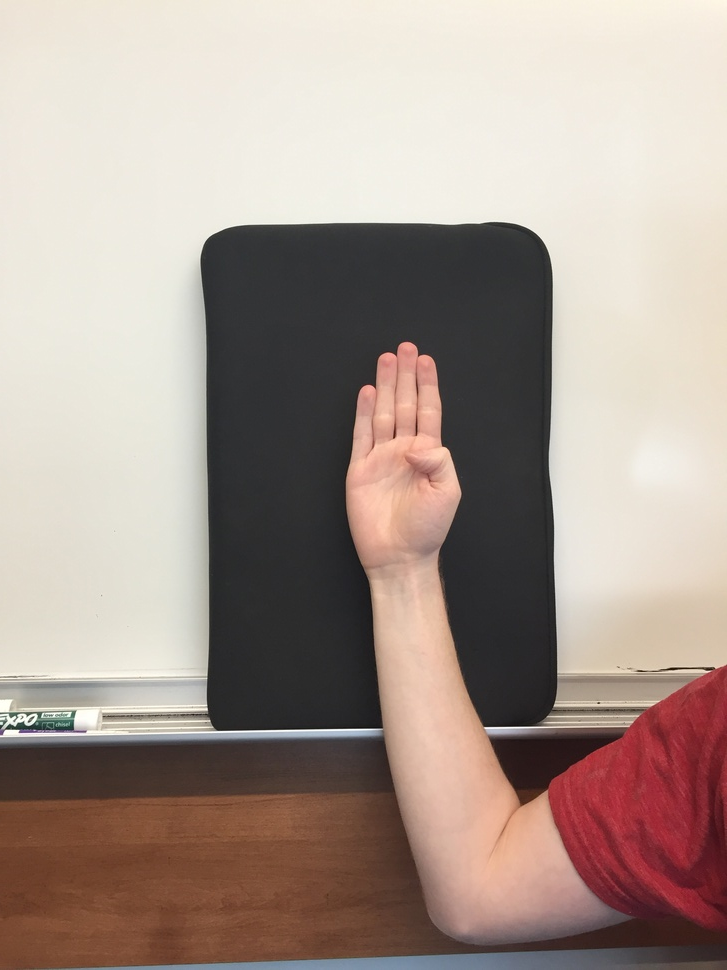
#> input picture alphabet/IMG_2522.JPG, 727 x 970 px, shrunk from 2448 x 3264 before the run, given in place of the camera
$ python regionOfInterestTemp.py
#> lines starting #> are read from the running program, lines starting #| are printed output that depends on the picture; after the words box and inside, x2 and y2 are one past the last pixel; in counts of white or black regions, pixels touching at a corner belong together
import pyttsx3
import numpy as np
import cv2 #openCV

# Extract Region of Interest
def extract_roi(frame, fh, fw, right_side, left_side):
    rh = fh // 2
    rw = fw // 3
    if (right_side and not left_side):
        x = 10
    elif (not right_side and left_side):
        x = fw - 10 - rw
    else:
        x = (fw // 2) - (rw // 2)
    y = (fh // 2) - (rh // 2)
    roi = np.zeros((rh, rw, 3), dtype=np.uint8)
    roi = frame[y:y+rh, x:x+rw]

    return roi

def draw_images(image_1, image_2):
    """ Draws image_1 and image_2 next to each other.
    Args:
    image_1 (numpy.ndarray): The first image (can be color or grayscale).
    image_2 (numpy.ndarray): The image to search in (can be color or grayscale)

    Returns:
    output (numpy.ndarray): An output image that draws lines from the input
                            image to the output image based on where the
                            matching features are.
    """
    # Compute number of channels.
    num_channels = 1
    if len(image_1.shape) == 3:
        num_channels = image_1.shape[2]
    # Separation between images.
    margin = 10
    # Create an array that will fit both images (with a margin of 10 to
    # separate the two images)
    joined_image = np.zeros((max(image_1.shape[0], image_2.shape[0]),
                            image_1.shape[1] + image_2.shape[1] + margin,
                            3), dtype=np.uint8)
    if num_channels == 1:
        for channel_idx in range(3):
            joined_image[:image_1.shape[0],
                         :image_1.shape[1],
                         channel_idx] = image_1
            joined_image[:image_2.shape[0],
                         image_1.shape[1] + margin:,
                         channel_idx] = image_2
    else:
        joined_image[:image_1.shape[0], :image_1.shape[1]] = image_1
        joined_image[:image_2.shape[0], image_1.shape[1] + margin:] = image_2

    return joined_image

# Code taken from http://creat-tabu.blogspot.com/2013/08/opencv-python-hand-gesture-recognition.html
def contourDetection(img):
    # Apply filters to clean up image
        gray = cv2.cvtColor(img, cv2.COLOR_BGR2GRAY)
        blur = cv2.GaussianBlur(gray, (5, 5), 0)
        ret, thresh1 = cv2.threshold(blur, 50, 255, cv2.THRESH_BINARY_INV + cv2.THRESH_OTSU)

        # Find the contours
        contours, hierarchy = cv2.findContours(thresh1, cv2.RETR_TREE, cv2.CHAIN_APPROX_SIMPLE)

        # Extract the largest contour
        max_area = 0
        for i in range(len(contours)):
            cont = contours[i]
            area = cv2.contourArea(cont)
            if (area > max_area):
                max_area = area
                ci = i
        cont = contours[ci]

        # Draw the convex hull
        hull = cv2.convexHull(cont)

        # Calculate centr
        moments = cv2.moments(cont)
        if moments['m00'] != 0:
            cx = int(moments['m10']/moments['m00']) # cx = M10/M00
            cy = int(moments['m01']/moments['m00']) # cy = M01/M00

        centr = (cx, cy)

        # Display the largest contour and convex hull
        drawing = np.zeros(img.shape, np.uint8)
        cv2.drawContours(drawing, [cont], 0, (0, 255, 0), 2)
        cv2.drawContours(drawing, [hull], 0, (0, 0, 255), 2)

        # [17 lines of commented-out code are left out]
        return drawing

def main():
    # Which side of the screen should ROI be on?
    # Set both to True or both to False if you want it in the center of the screen
    right_side = False
    left_side = True

    cap = cv2.VideoCapture(0)

    # Check if camera opened successfully
    if (cap.isOpened() == False):
        print("Error opening video stream")
        return

    fw = int(cap.get(cv2.CAP_PROP_FRAME_WIDTH))
    fh = int(cap.get(cv2.CAP_PROP_FRAME_HEIGHT))
    fps = int(cap.get(cv2.CAP_PROP_FPS))

    while(cap.isOpened()):
        #detect camera input
        ret, frame = cap.read()
#> frame is the input picture: shape (970, 727, 3); mean B, G, R 142.5, 151.3, 167.3

        if ret == True:
            # Extract the region of interest
            roi = extract_roi(frame, fh, fw, right_side, left_side)
            rh, rw, _ = roi.shape
            if (right_side and not left_side):
                x = 10
            elif (not right_side and left_side):
                x = fw - 10 - rw
            else:
                x = (fw // 2) - (rw // 2)
            y = (fh // 2) - (rh // 2)

            # Draw rectangle to show user where ROI is located on screen
            cv2.rectangle(frame, (x, y), (x+rw, y+rh), (255, 0, 0), 2)
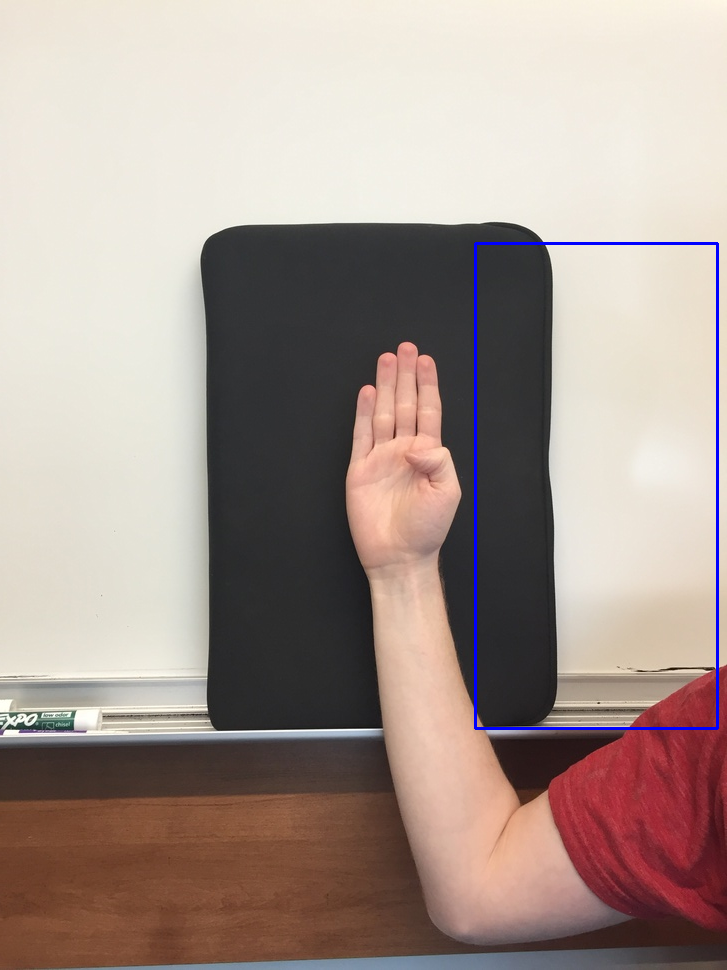
#> frame: shape (970, 727, 3); 0.62% of pixels changed, all inside (x1, y1, x2, y2) = (474, 242, 719, 730)

            # Use contour detection on roi
            roi = contourDetection(roi)
#> in contourDetection, `blur = cv2.GaussianBlur(gray, (5, 5), 0)`:
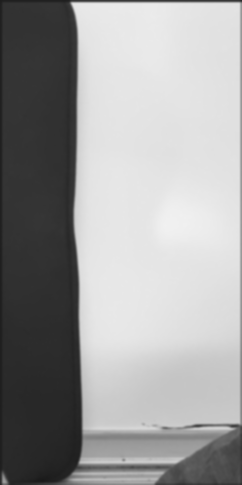
#> blur: shape (485, 242); min 25, max 241, mean 157.6
#> in contourDetection, `ret, thresh1 = cv2.threshold(blur, 50, 255, cv2.THRESH_BINARY_INV + cv..`:
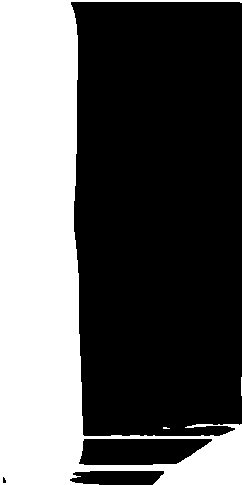
#> thresh1: shape (485, 242); 36.1% white; 3 white regions (2 under 20 px)
#> in contourDetection, `ret, thresh1 = cv2.threshold(blur, 50, 255, cv2.THRESH_BINARY_INV + cv..`: ret = 134
#> in contourDetection, `contours, hierarchy = cv2.findContours(thresh1, cv2.RETR_TREE, cv2.CHA..`: contours = 5 contours, 2 with area under 20; largest, box (x1, y1, x2, y2) and area: (0, 0, 242, 485) 44298, (78, 438, 213, 466) 3061, (2, 476, 7, 484) 21
#> the loop in contourDetection, `for i in range(len(contours)):` made 5 passes
#> (area, max_area, ci) on pass 3: (44298, 44298, 2)
#> after the loop in contourDetection, `for i in range(len(contours)):`: ci = 2; max_area = 44298
#> in contourDetection, `cont = contours[ci]`: cont = contour of 152 points, box (x1, y1, x2, y2) (0, 0, 242, 485), area 44298
#> in contourDetection, `hull = cv2.convexHull(cont)`: hull = [[241, 0], [241, 484], [0, 484], [0, 0]]
#> in contourDetection, `moments = cv2.moments(cont)`: moments = moments, m00 44298, centre m10/m00, m01/m00 = (59.14, 276.7)
#> in contourDetection, `cx = int(moments['m10']/moments['m00'])`: cx = 59
#> in contourDetection, `cy = int(moments['m01']/moments['m00'])`: cy = 276
#> in contourDetection, `centr = (cx, cy)`: centr = (59, 276)
#> in contourDetection, `cv2.drawContours(drawing, [hull], 0, (0, 0, 255), 2)`:
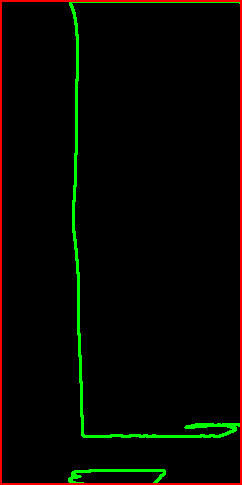
#> drawing: shape (485, 242, 3); mean of channels 0, 1, 2 0, 5.8, 6.3; drawn as B, G, R

            # Flip images for user convenience
            roi = cv2.flip(roi, 1)
            frame = cv2.flip(frame, 1)
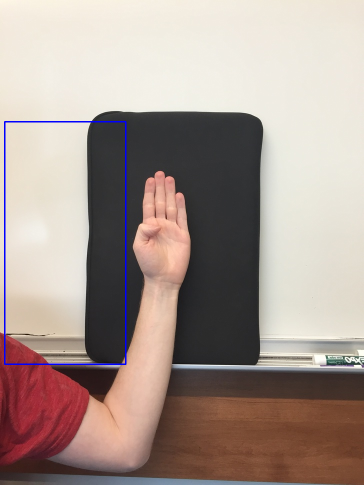
#> frame: shape (970, 727, 3) (shown at 1/2 size); mean B, G, R 143.3, 150.5, 166.4

            # Create resulting frame
            frame = draw_images(roi, frame)
#> in draw_images, `joined_image[:image_1.shape[0], :image_1.shape[1]] = image_1`:
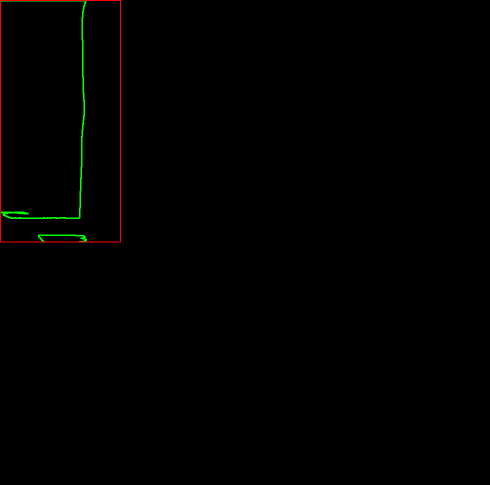
#> joined_image: shape (970, 979, 3) (shown at 1/2 size); mean of channels 0, 1, 2 0, 0.7, 0.8; drawn as B, G, R
#> in draw_images, `joined_image[:image_2.shape[0], image_1.shape[1] + margin:] = image_2`:
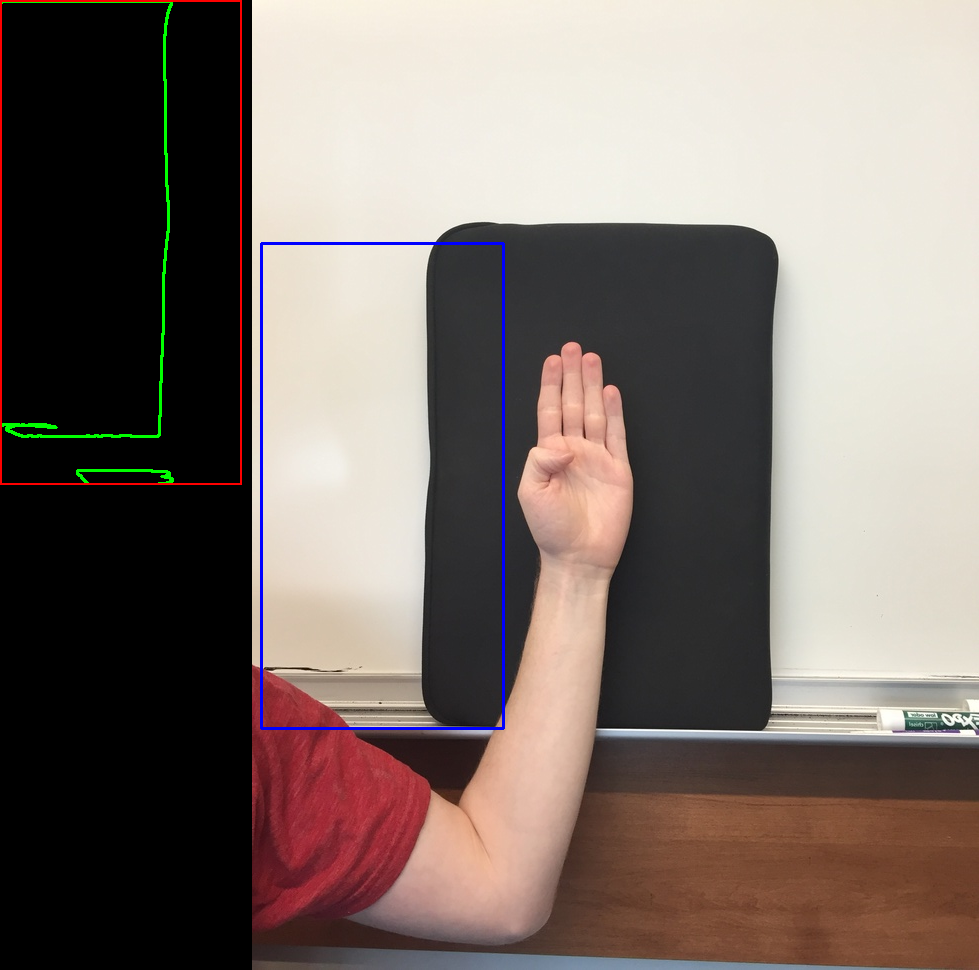
#> joined_image: shape (970, 979, 3); mean of channels 0, 1, 2 106.4, 112.5, 124.4; drawn as B, G, R

            # Display the resulting frame
            cv2.imshow("ROI Feedback", frame)
            cv2.waitKey(1000 // fps)
        else:
            break

        if cv2.waitKey(1) & 0xFF == ord('q'):
#> (key q is pressed here)
            break

    cv2.destroyAllWindows()
    cap.release()

if __name__ == "__main__":
    # execute only if run as a script
    main()

$ run again, on alphabet/IMG_2523.JPG
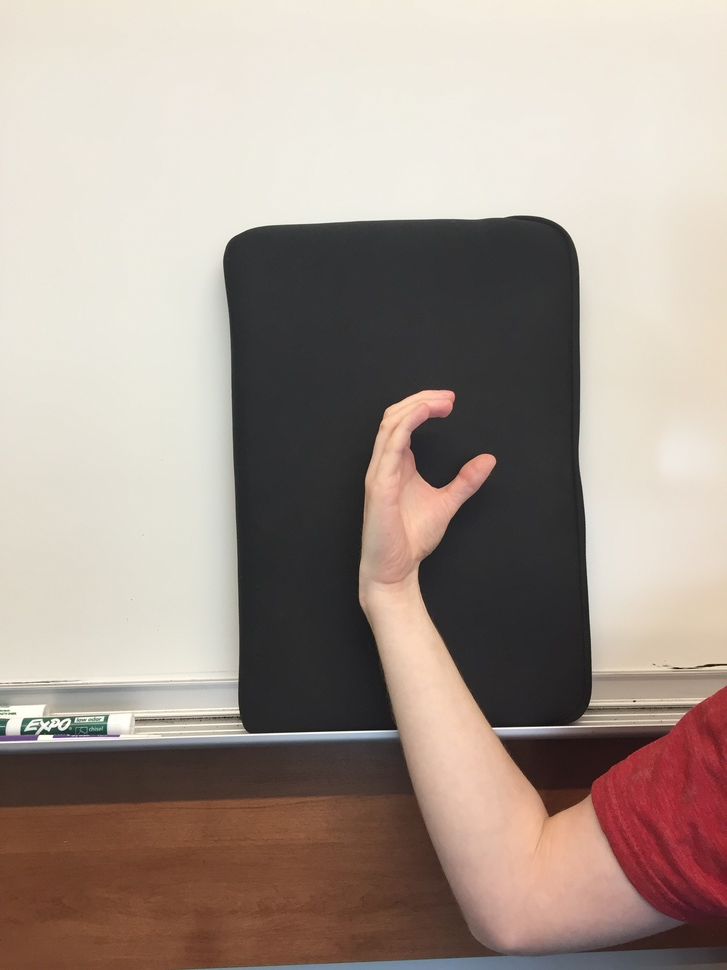
#> input picture alphabet/IMG_2523.JPG, 727 x 970 px, shrunk from 2448 x 3264 before the run, given in place of the camera
#> in main, frame is the input picture: shape (970, 727, 3); mean B, G, R 140.5, 149.7, 164
#> in contourDetection, `ret, thresh1 = cv2.threshold(blur, 50, 255, cv2.THRESH_BINARY_INV + cv..`:
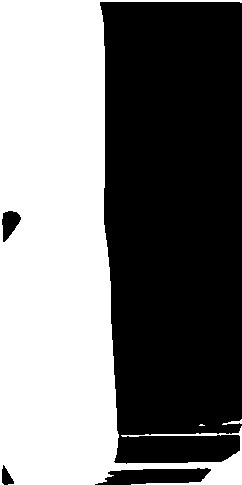
#> thresh1: shape (485, 242); 46.5% white; 3 white regions (1 under 20 px)
#> ret = 131
#> contours = 4 contours, 1 with area under 20; largest, box (x1, y1, x2, y2) and area: (0, 0, 242, 485) 53746, (1, 210, 22, 243) 404, (222, 419, 242, 425) 29
#> the loop in contourDetection, `for i in range(len(contours)):` made 4 passes
#> (area, max_area) on passes 2 to 3: (29, 29), (53745.5, 53745.5)
#> after the loop in contourDetection, `for i in range(len(contours)):`: ci = 2; max_area = 53745.5
#> cont = contour of 199 points, box (x1, y1, x2, y2) (0, 0, 242, 485), area 53746
#> hull = [[241, 0], [241, 484], [0, 484], [0, 0]]
#> moments = moments, m00 53745.5, centre m10/m00, m01/m00 = (58.83, 252.8)
#> cx = 58
#> cy = 252
#> centr = (58, 252)
#> in draw_images, `joined_image[:image_2.shape[0], image_1.shape[1] + margin:] = image_2`:
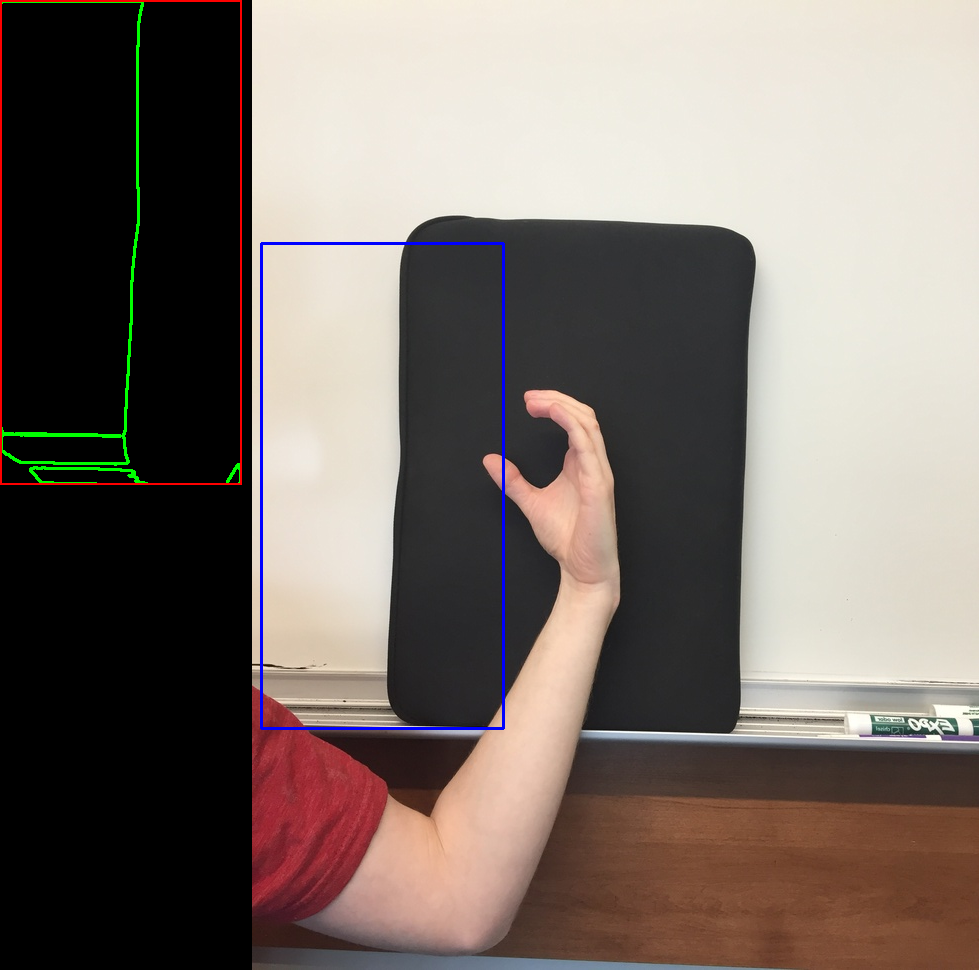
#> joined_image: shape (970, 979, 3); mean of channels 0, 1, 2 104.9, 111.4, 121.8; drawn as B, G, R

$ run again, on alphabet/IMG_2525.JPG
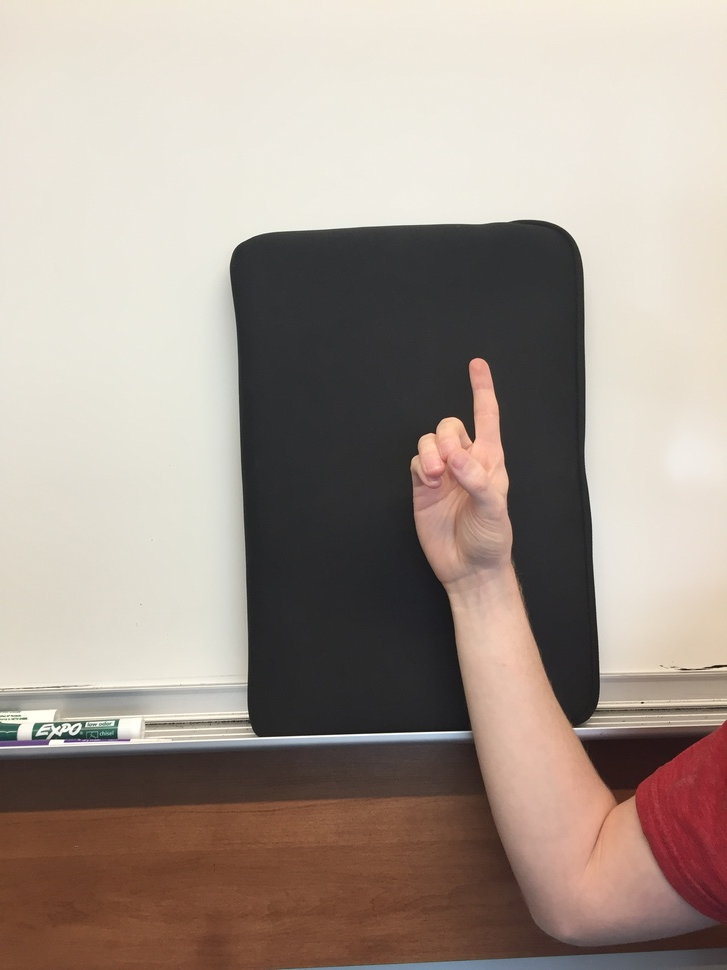
#> input picture alphabet/IMG_2525.JPG, 727 x 970 px, shrunk from 2448 x 3264 before the run, given in place of the camera
#> in main, frame is the input picture: shape (970, 727, 3); mean B, G, R 140.5, 149.9, 163.3
#> in contourDetection, `ret, thresh1 = cv2.threshold(blur, 50, 255, cv2.THRESH_BINARY_INV + cv..`:
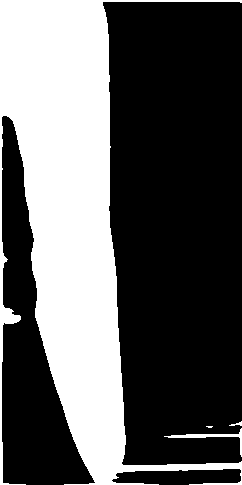
#> thresh1: shape (485, 242); 36.2% white; 4 white regions (1 under 20 px)
#> ret = 131
#> contours = 4 contours, 2 with area under 20; largest, box (x1, y1, x2, y2) and area: (0, 0, 242, 485) 40826, (164, 428, 242, 457) 193
#> the loop in contourDetection, `for i in range(len(contours)):` made 4 passes
#> (area, max_area, ci) on passes 1, 4: (193, 193, 0), (40825.5, 40825.5, 3)
#> after the loop in contourDetection, `for i in range(len(contours)):`: ci = 3; max_area = 40825.5
#> cont = contour of 375 points, box (x1, y1, x2, y2) (0, 0, 242, 485), area 40826
#> hull = [[241, 0], [241, 484], [0, 484], [0, 0]]
#> moments = moments, m00 40825.5, centre m10/m00, m01/m00 = (70.36, 214)
#> cx = 70
#> cy = 214
#> centr = (70, 214)
#> in draw_images, `joined_image[:image_2.shape[0], image_1.shape[1] + margin:] = image_2`:
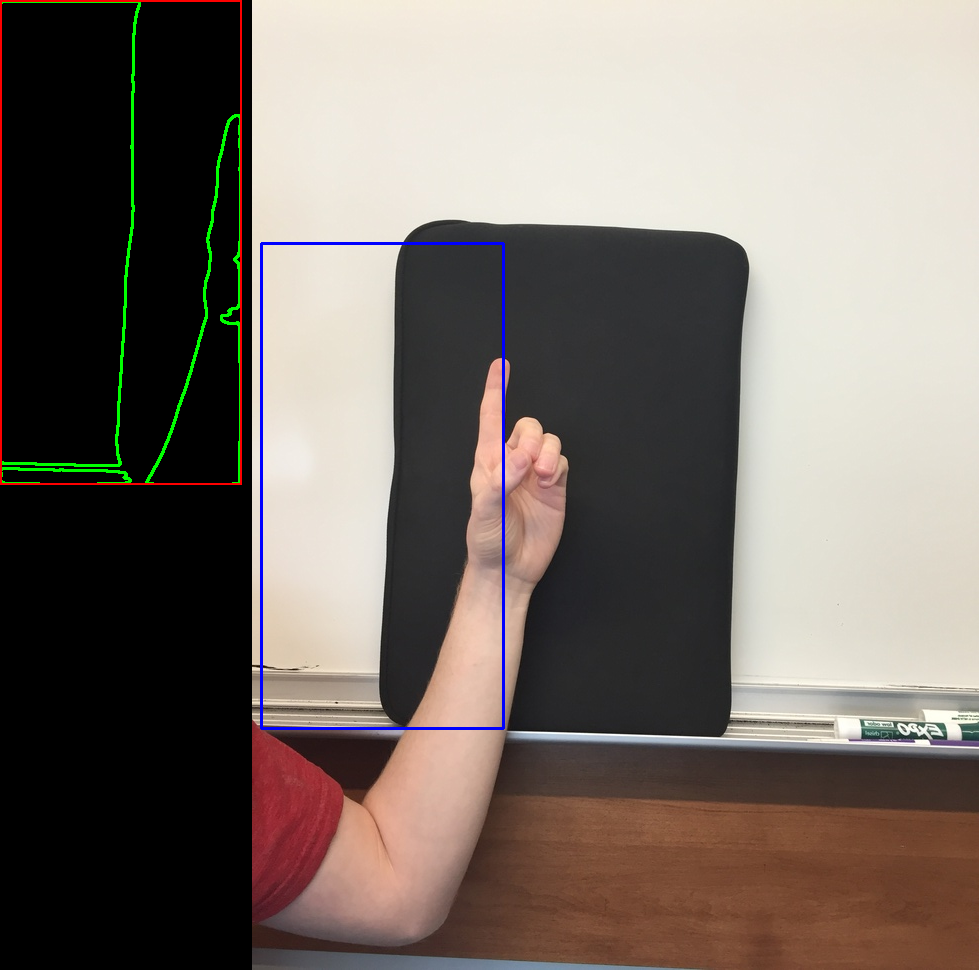
#> joined_image: shape (970, 979, 3); mean of channels 0, 1, 2 104.8, 111.8, 121.2; drawn as B, G, R
